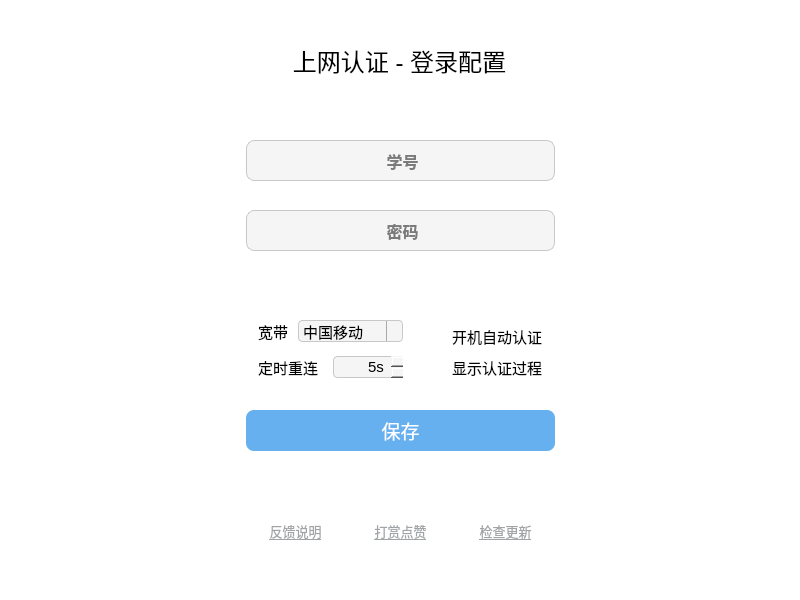
<?xml version="1.0" encoding="UTF-8"?>
<ui version="4.0">
 <class>Form</class>
 <widget class="QWidget" name="Form">
  <property name="windowModality">
   <enum>Qt::NonModal</enum>
  </property>
  <property name="geometry">
   <rect>
    <x>0</x>
    <y>0</y>
    <width>800</width>
    <height>600</height>
   </rect>
  </property>
  <property name="minimumSize">
   <size>
    <width>800</width>
    <height>600</height>
   </size>
  </property>
  <property name="maximumSize">
   <size>
    <width>800</width>
    <height>600</height>
   </size>
  </property>
  <property name="cursor">
   <cursorShape>ArrowCursor</cursorShape>
  </property>
  <property name="windowTitle">
   <string>南工大自动认证</string>
  </property>
  <property name="windowIcon">
   <iconset resource="resource.qrc">
    <normaloff>:/应用图标/icons/NJtech02.ico</normaloff>:/应用图标/icons/NJtech02.ico</iconset>
  </property>
  <property name="layoutDirection">
   <enum>Qt::LeftToRight</enum>
  </property>
  <property name="autoFillBackground">
   <bool>false</bool>
  </property>
  <property name="styleSheet">
   <string notr="true">QWidget{
  border-radius:8px;
  background: #FFFFFF;
}
QLineEdit{
  border:1px solid rgb(200, 200, 200);
  background-color: rgb(245, 245, 245);
}
QCheckBox{
  background: transparent;
}


QToolButton{
  background: transparent;
  color: rgba(161, 164, 166, 255);
}
QToolButton:hover{
  background: transparent;
  color:#5846B0;
}</string>
  </property>
  <widget class="QLabel" name="topic">
   <property name="geometry">
    <rect>
     <x>0</x>
     <y>30</y>
     <width>799</width>
     <height>61</height>
    </rect>
   </property>
   <property name="font">
    <font>
     <family>Microsoft YaHei UI</family>
     <pointsize>18</pointsize>
     <weight>50</weight>
     <bold>false</bold>
    </font>
   </property>
   <property name="layoutDirection">
    <enum>Qt::LeftToRight</enum>
   </property>
   <property name="autoFillBackground">
    <bool>false</bool>
   </property>
   <property name="styleSheet">
    <string notr="true">background: transparent;
</string>
   </property>
   <property name="text">
    <string>上网认证 - 登录配置</string>
   </property>
   <property name="alignment">
    <set>Qt::AlignCenter</set>
   </property>
  </widget>
  <widget class="QWidget" name="layoutWidget">
   <property name="geometry">
    <rect>
     <x>0</x>
     <y>140</y>
     <width>801</width>
     <height>41</height>
    </rect>
   </property>
   <layout class="QHBoxLayout" name="horizontalLayout_3" stretch="20,25,20">
    <property name="spacing">
     <number>0</number>
    </property>
    <item>
     <spacer name="horizontalSpacer">
      <property name="orientation">
       <enum>Qt::Horizontal</enum>
      </property>
      <property name="sizeHint" stdset="0">
       <size>
        <width>40</width>
        <height>20</height>
       </size>
      </property>
     </spacer>
    </item>
    <item>
     <widget class="QLineEdit" name="ed_usr">
      <property name="sizePolicy">
       <sizepolicy hsizetype="Preferred" vsizetype="Preferred">
        <horstretch>0</horstretch>
        <verstretch>0</verstretch>
       </sizepolicy>
      </property>
      <property name="font">
       <font>
        <family>微软雅黑</family>
        <pointsize>12</pointsize>
        <weight>75</weight>
        <bold>true</bold>
       </font>
      </property>
      <property name="layoutDirection">
       <enum>Qt::LeftToRight</enum>
      </property>
      <property name="styleSheet">
       <string notr="true"/>
      </property>
      <property name="text">
       <string/>
      </property>
      <property name="maxLength">
       <number>12</number>
      </property>
      <property name="alignment">
       <set>Qt::AlignCenter</set>
      </property>
      <property name="placeholderText">
       <string> 学号</string>
      </property>
     </widget>
    </item>
    <item>
     <spacer name="horizontalSpacer_2">
      <property name="orientation">
       <enum>Qt::Horizontal</enum>
      </property>
      <property name="sizeHint" stdset="0">
       <size>
        <width>40</width>
        <height>20</height>
       </size>
      </property>
     </spacer>
    </item>
   </layout>
  </widget>
  <widget class="QWidget" name="layoutWidget">
   <property name="geometry">
    <rect>
     <x>0</x>
     <y>210</y>
     <width>801</width>
     <height>41</height>
    </rect>
   </property>
   <layout class="QHBoxLayout" name="horizontalLayout_4" stretch="20,25,20">
    <property name="spacing">
     <number>0</number>
    </property>
    <item>
     <spacer name="horizontalSpacer_3">
      <property name="orientation">
       <enum>Qt::Horizontal</enum>
      </property>
      <property name="sizeHint" stdset="0">
       <size>
        <width>40</width>
        <height>20</height>
       </size>
      </property>
     </spacer>
    </item>
    <item>
     <widget class="QLineEdit" name="ed_pwd">
      <property name="sizePolicy">
       <sizepolicy hsizetype="Preferred" vsizetype="Preferred">
        <horstretch>0</horstretch>
        <verstretch>0</verstretch>
       </sizepolicy>
      </property>
      <property name="maximumSize">
       <size>
        <width>16777215</width>
        <height>16777215</height>
       </size>
      </property>
      <property name="font">
       <font>
        <family>微软雅黑</family>
        <pointsize>12</pointsize>
        <weight>75</weight>
        <bold>true</bold>
       </font>
      </property>
      <property name="styleSheet">
       <string notr="true"/>
      </property>
      <property name="text">
       <string/>
      </property>
      <property name="echoMode">
       <enum>QLineEdit::Password</enum>
      </property>
      <property name="alignment">
       <set>Qt::AlignCenter</set>
      </property>
      <property name="placeholderText">
       <string> 密码</string>
      </property>
     </widget>
    </item>
    <item>
     <spacer name="horizontalSpacer_4">
      <property name="orientation">
       <enum>Qt::Horizontal</enum>
      </property>
      <property name="sizeHint" stdset="0">
       <size>
        <width>40</width>
        <height>20</height>
       </size>
      </property>
     </spacer>
    </item>
   </layout>
  </widget>
  <widget class="QWidget" name="layoutWidget">
   <property name="geometry">
    <rect>
     <x>0</x>
     <y>320</y>
     <width>801</width>
     <height>63</height>
    </rect>
   </property>
   <layout class="QHBoxLayout" name="horizontalLayout_7" stretch="20,22,20">
    <property name="spacing">
     <number>0</number>
    </property>
    <item>
     <spacer name="horizontalSpacer_8">
      <property name="orientation">
       <enum>Qt::Horizontal</enum>
      </property>
      <property name="sizeHint" stdset="0">
       <size>
        <width>40</width>
        <height>20</height>
       </size>
      </property>
     </spacer>
    </item>
    <item>
     <layout class="QHBoxLayout" name="horizontalLayout_6" stretch="10,2,6">
      <property name="spacing">
       <number>0</number>
      </property>
      <item>
       <layout class="QVBoxLayout" name="verticalLayout">
        <property name="spacing">
         <number>0</number>
        </property>
        <item>
         <layout class="QFormLayout" name="formLayout_3">
          <property name="horizontalSpacing">
           <number>0</number>
          </property>
          <property name="verticalSpacing">
           <number>0</number>
          </property>
          <item row="0" column="0">
           <widget class="QLabel" name="label_2">
            <property name="sizePolicy">
             <sizepolicy hsizetype="Preferred" vsizetype="Preferred">
              <horstretch>0</horstretch>
              <verstretch>0</verstretch>
             </sizepolicy>
            </property>
            <property name="minimumSize">
             <size>
              <width>40</width>
              <height>0</height>
             </size>
            </property>
            <property name="maximumSize">
             <size>
              <width>40</width>
              <height>16777215</height>
             </size>
            </property>
            <property name="font">
             <font>
              <family>Microsoft YaHei UI</family>
              <pointsize>11</pointsize>
             </font>
            </property>
            <property name="toolTip">
             <string>&lt;html&gt;&lt;head/&gt;&lt;body&gt;&lt;p&gt;&lt;span style=&quot; font-size:10pt;&quot;&gt;选择校园卡对应的宽带运营商&lt;/span&gt;&lt;/p&gt;&lt;/body&gt;&lt;/html&gt;</string>
            </property>
            <property name="text">
             <string>宽带</string>
            </property>
           </widget>
          </item>
          <item row="0" column="1">
           <widget class="QComboBox" name="cbbx_channel">
            <property name="sizePolicy">
             <sizepolicy hsizetype="Preferred" vsizetype="Preferred">
              <horstretch>0</horstretch>
              <verstretch>0</verstretch>
             </sizepolicy>
            </property>
            <property name="minimumSize">
             <size>
              <width>75</width>
              <height>0</height>
             </size>
            </property>
            <property name="maximumSize">
             <size>
              <width>16777215</width>
              <height>22</height>
             </size>
            </property>
            <property name="font">
             <font>
              <family>Microsoft YaHei UI</family>
              <pointsize>11</pointsize>
              <kerning>false</kerning>
             </font>
            </property>
            <property name="focusPolicy">
             <enum>Qt::WheelFocus</enum>
            </property>
            <property name="toolTip">
             <string>&lt;html&gt;&lt;head/&gt;&lt;body&gt;&lt;p&gt;&lt;span style=&quot; font-size:10pt;&quot;&gt;选择校园卡对应的宽带运营商&lt;/span&gt;&lt;/p&gt;&lt;/body&gt;&lt;/html&gt;</string>
            </property>
            <property name="layoutDirection">
             <enum>Qt::LeftToRight</enum>
            </property>
            <property name="autoFillBackground">
             <bool>false</bool>
            </property>
            <property name="styleSheet">
             <string notr="true">QComboBox{
background: #F5F5F5;
border:1px solid rgb(200, 200, 200);
border-radius:4px;
}
QComboBox::down-arrow {
image: url(:/组件元素/components/arrow_down.png);
width: 10px;
}
QComboBox::drop-down {
     subcontrol-origin: padding;
     subcontrol- position: top right;
     width: 15px;
     border-left: 1px solid darkgray;
     border-top-right-radius: 4px; 
     border-bottom-right-radius: 4px;
}

QComboBox QAbstractItemView{
	background: #F9F9F9;
    border: 1px solid rgb(200, 200, 200);
    outline: 0px;  
}
</string>
            </property>
            <property name="insertPolicy">
             <enum>QComboBox::InsertAtCurrent</enum>
            </property>
            <property name="sizeAdjustPolicy">
             <enum>QComboBox::AdjustToContents</enum>
            </property>
            <property name="duplicatesEnabled">
             <bool>false</bool>
            </property>
            <item>
             <property name="text">
              <string>中国移动</string>
             </property>
            </item>
            <item>
             <property name="text">
              <string>中国电信</string>
             </property>
            </item>
           </widget>
          </item>
         </layout>
        </item>
        <item>
         <layout class="QFormLayout" name="formLayout_4">
          <property name="formAlignment">
           <set>Qt::AlignLeading|Qt::AlignLeft|Qt::AlignVCenter</set>
          </property>
          <property name="horizontalSpacing">
           <number>0</number>
          </property>
          <property name="verticalSpacing">
           <number>0</number>
          </property>
          <item row="0" column="0">
           <widget class="QLabel" name="label">
            <property name="minimumSize">
             <size>
              <width>75</width>
              <height>0</height>
             </size>
            </property>
            <property name="font">
             <font>
              <family>Microsoft YaHei UI</family>
              <pointsize>11</pointsize>
             </font>
            </property>
            <property name="toolTip">
             <string>&lt;html&gt;&lt;head/&gt;&lt;body&gt;&lt;p&gt;&lt;span style=&quot; font-size:10pt;&quot;&gt;定时自启进程，确保网络畅通，后台占用极小 (间隔时间：秒)。设置为 -1 时，关闭断网重连，不保留后台进程&lt;/span&gt;&lt;/p&gt;&lt;/body&gt;&lt;/html&gt;</string>
            </property>
            <property name="text">
             <string>定时重连</string>
            </property>
           </widget>
          </item>
          <item row="0" column="1">
           <widget class="QSpinBox" name="spbox_cnct_time">
            <property name="sizePolicy">
             <sizepolicy hsizetype="Preferred" vsizetype="Preferred">
              <horstretch>0</horstretch>
              <verstretch>0</verstretch>
             </sizepolicy>
            </property>
            <property name="maximumSize">
             <size>
              <width>16777215</width>
              <height>22</height>
             </size>
            </property>
            <property name="font">
             <font>
              <family>Microsoft YaHei UI</family>
              <pointsize>11</pointsize>
              <weight>50</weight>
              <bold>false</bold>
              <kerning>false</kerning>
             </font>
            </property>
            <property name="toolTip">
             <string>&lt;html&gt;&lt;head/&gt;&lt;body&gt;&lt;p&gt;&lt;span style=&quot; font-size:10pt;&quot;&gt;定时自启进程，确保网络畅通，后台占用极小 (间隔时间：秒)。设置为 -1 时，关闭断网重连，不保留后台进程&lt;/span&gt;&lt;/p&gt;&lt;/body&gt;&lt;/html&gt;</string>
            </property>
            <property name="layoutDirection">
             <enum>Qt::LeftToRight</enum>
            </property>
            <property name="styleSheet">
             <string notr="true">QSpinBox {
background-color: #F5F5F5;
border:1px solid rgb(200, 200, 200);
border-radius:4px;
}

QSpinBox::up-button {
border-image:url(:/组件元素/components/arrow_up.png);
margin-right:3px;
margin-top:1px;
width: 10px;
height: 10px;
}
QSpinBox::down-button {
border-image:url(:/组件元素/components/arrow_down.png);
margin-right:3px;
margin-top:1px;
width: 10px;
height: 10px;
}

QSpinBox::up-button:pressed {
margin-top:2px;
}
QSpinBox::down-button:pressed {
margin-bottom:2px;
}
</string>
            </property>
            <property name="wrapping">
             <bool>false</bool>
            </property>
            <property name="frame">
             <bool>false</bool>
            </property>
            <property name="alignment">
             <set>Qt::AlignRight|Qt::AlignTrailing|Qt::AlignVCenter</set>
            </property>
            <property name="buttonSymbols">
             <enum>QAbstractSpinBox::UpDownArrows</enum>
            </property>
            <property name="specialValueText">
             <string/>
            </property>
            <property name="accelerated">
             <bool>false</bool>
            </property>
            <property name="correctionMode">
             <enum>QAbstractSpinBox::CorrectToPreviousValue</enum>
            </property>
            <property name="suffix">
             <string>s</string>
            </property>
            <property name="prefix">
             <string/>
            </property>
            <property name="minimum">
             <number>-1</number>
            </property>
            <property name="maximum">
             <number>6000</number>
            </property>
            <property name="singleStep">
             <number>60</number>
            </property>
            <property name="value">
             <number>5</number>
            </property>
            <property name="displayIntegerBase">
             <number>10</number>
            </property>
           </widget>
          </item>
         </layout>
        </item>
       </layout>
      </item>
      <item>
       <spacer name="horizontalSpacer_7">
        <property name="orientation">
         <enum>Qt::Horizontal</enum>
        </property>
        <property name="sizeHint" stdset="0">
         <size>
          <width>40</width>
          <height>20</height>
         </size>
        </property>
       </spacer>
      </item>
      <item>
       <layout class="QVBoxLayout" name="verticalLayout_2">
        <property name="spacing">
         <number>0</number>
        </property>
        <item>
         <widget class="QCheckBox" name="ckbx_pwrboot">
          <property name="sizePolicy">
           <sizepolicy hsizetype="Preferred" vsizetype="Preferred">
            <horstretch>0</horstretch>
            <verstretch>0</verstretch>
           </sizepolicy>
          </property>
          <property name="maximumSize">
           <size>
            <width>16777215</width>
            <height>16777215</height>
           </size>
          </property>
          <property name="font">
           <font>
            <family>Microsoft YaHei UI</family>
            <pointsize>11</pointsize>
            <kerning>false</kerning>
           </font>
          </property>
          <property name="toolTip">
           <string>&lt;html&gt;&lt;head/&gt;&lt;body&gt;&lt;p&gt;&lt;span style=&quot; font-size:10pt;&quot;&gt;开机自动认证，在校使用期间务必勾选&lt;/span&gt;&lt;/p&gt;&lt;/body&gt;&lt;/html&gt;</string>
          </property>
          <property name="statusTip">
           <string>0</string>
          </property>
          <property name="layoutDirection">
           <enum>Qt::LeftToRight</enum>
          </property>
          <property name="styleSheet">
           <string notr="true"/>
          </property>
          <property name="text">
           <string>开机自动认证</string>
          </property>
          <property name="iconSize">
           <size>
            <width>32</width>
            <height>32</height>
           </size>
          </property>
          <property name="checked">
           <bool>false</bool>
          </property>
          <property name="autoRepeat">
           <bool>false</bool>
          </property>
          <property name="autoExclusive">
           <bool>false</bool>
          </property>
          <property name="autoRepeatInterval">
           <number>100</number>
          </property>
          <property name="tristate">
           <bool>false</bool>
          </property>
         </widget>
        </item>
        <item>
         <widget class="QCheckBox" name="ckbx_showlogin">
          <property name="sizePolicy">
           <sizepolicy hsizetype="Preferred" vsizetype="Preferred">
            <horstretch>0</horstretch>
            <verstretch>0</verstretch>
           </sizepolicy>
          </property>
          <property name="maximumSize">
           <size>
            <width>16777215</width>
            <height>16777215</height>
           </size>
          </property>
          <property name="font">
           <font>
            <family>Microsoft YaHei UI</family>
            <pointsize>11</pointsize>
            <kerning>false</kerning>
           </font>
          </property>
          <property name="toolTip">
           <string>&lt;html&gt;&lt;head/&gt;&lt;body&gt;&lt;p&gt;&lt;span style=&quot; font-size:10pt;&quot;&gt;自动认证时，调用cmd黑窗，展示认证过程信息&lt;/span&gt;&lt;/p&gt;&lt;/body&gt;&lt;/html&gt;</string>
          </property>
          <property name="statusTip">
           <string>0</string>
          </property>
          <property name="layoutDirection">
           <enum>Qt::LeftToRight</enum>
          </property>
          <property name="styleSheet">
           <string notr="true"/>
          </property>
          <property name="text">
           <string>显示认证过程</string>
          </property>
          <property name="iconSize">
           <size>
            <width>32</width>
            <height>32</height>
           </size>
          </property>
          <property name="checked">
           <bool>false</bool>
          </property>
          <property name="autoRepeat">
           <bool>false</bool>
          </property>
          <property name="autoExclusive">
           <bool>false</bool>
          </property>
          <property name="tristate">
           <bool>false</bool>
          </property>
         </widget>
        </item>
       </layout>
      </item>
     </layout>
    </item>
    <item>
     <spacer name="horizontalSpacer_10">
      <property name="orientation">
       <enum>Qt::Horizontal</enum>
      </property>
      <property name="sizeHint" stdset="0">
       <size>
        <width>40</width>
        <height>20</height>
       </size>
      </property>
     </spacer>
    </item>
   </layout>
  </widget>
  <widget class="QWidget" name="layoutWidget">
   <property name="geometry">
    <rect>
     <x>0</x>
     <y>410</y>
     <width>801</width>
     <height>41</height>
    </rect>
   </property>
   <layout class="QHBoxLayout" name="horizontalLayout_5" stretch="20,25,20">
    <property name="spacing">
     <number>0</number>
    </property>
    <item>
     <spacer name="horizontalSpacer_5">
      <property name="orientation">
       <enum>Qt::Horizontal</enum>
      </property>
      <property name="sizeHint" stdset="0">
       <size>
        <width>40</width>
        <height>20</height>
       </size>
      </property>
     </spacer>
    </item>
    <item>
     <widget class="QPushButton" name="btn_login">
      <property name="sizePolicy">
       <sizepolicy hsizetype="Preferred" vsizetype="Preferred">
        <horstretch>0</horstretch>
        <verstretch>0</verstretch>
       </sizepolicy>
      </property>
      <property name="maximumSize">
       <size>
        <width>16777215</width>
        <height>16777215</height>
       </size>
      </property>
      <property name="font">
       <font>
        <family>微软雅黑</family>
        <pointsize>14</pointsize>
        <weight>50</weight>
        <bold>false</bold>
       </font>
      </property>
      <property name="styleSheet">
       <string notr="true">QPushButton{
  background-color: qlineargradient(spread:repeat, x1:1, y1:1, x2:0.871, y2:0.25, stop:0.144279 rgba(102, 176, 240, 255));
  color: rgb(255, 255, 255);
}

QPushButton:hover
{
  	color: rgb(255, 255, 255);
    background-color:rgb(48, 152, 241);
}

QPushButton:pressed
{
  	color: rgb(255, 255, 255);
    background-color:rgb(36, 146, 241);
    padding-left:3px;
    padding-top:3px;
}</string>
      </property>
      <property name="text">
       <string>保存</string>
      </property>
      <property name="checkable">
       <bool>true</bool>
      </property>
     </widget>
    </item>
    <item>
     <spacer name="horizontalSpacer_6">
      <property name="orientation">
       <enum>Qt::Horizontal</enum>
      </property>
      <property name="sizeHint" stdset="0">
       <size>
        <width>40</width>
        <height>20</height>
       </size>
      </property>
     </spacer>
    </item>
   </layout>
  </widget>
  <widget class="QWidget" name="layoutWidget">
   <property name="geometry">
    <rect>
     <x>0</x>
     <y>510</y>
     <width>801</width>
     <height>41</height>
    </rect>
   </property>
   <layout class="QHBoxLayout" name="horizontalLayout_8" stretch="20,25,20">
    <item>
     <spacer name="horizontalSpacer_11">
      <property name="orientation">
       <enum>Qt::Horizontal</enum>
      </property>
      <property name="sizeHint" stdset="0">
       <size>
        <width>40</width>
        <height>20</height>
       </size>
      </property>
     </spacer>
    </item>
    <item>
     <layout class="QHBoxLayout" name="horizontalLayout_2">
      <item>
       <widget class="QToolButton" name="btn_feedback">
        <property name="sizePolicy">
         <sizepolicy hsizetype="Preferred" vsizetype="Preferred">
          <horstretch>0</horstretch>
          <verstretch>0</verstretch>
         </sizepolicy>
        </property>
        <property name="maximumSize">
         <size>
          <width>16777215</width>
          <height>16777215</height>
         </size>
        </property>
        <property name="font">
         <font>
          <family>Segoe UI</family>
          <pointsize>10</pointsize>
          <underline>true</underline>
         </font>
        </property>
        <property name="toolTip">
         <string>&lt;html&gt;&lt;head/&gt;&lt;body&gt;&lt;p&gt;&lt;span style=&quot; font-size:9pt;&quot;&gt;联系与反馈，使用与说明，新增与功能&lt;/span&gt;&lt;/p&gt;&lt;/body&gt;&lt;/html&gt;</string>
        </property>
        <property name="whatsThis">
         <string>&lt;html&gt;&lt;head/&gt;&lt;body&gt;&lt;p&gt;联系反馈，使用说明，新增功能&lt;/p&gt;&lt;/body&gt;&lt;/html&gt;</string>
        </property>
        <property name="styleSheet">
         <string notr="true"/>
        </property>
        <property name="text">
         <string>反馈说明</string>
        </property>
       </widget>
      </item>
      <item>
       <widget class="QToolButton" name="btn_givereward">
        <property name="sizePolicy">
         <sizepolicy hsizetype="Preferred" vsizetype="Preferred">
          <horstretch>0</horstretch>
          <verstretch>0</verstretch>
         </sizepolicy>
        </property>
        <property name="maximumSize">
         <size>
          <width>16777215</width>
          <height>16777215</height>
         </size>
        </property>
        <property name="font">
         <font>
          <family>Segoe UI</family>
          <pointsize>10</pointsize>
          <underline>true</underline>
         </font>
        </property>
        <property name="toolTip">
         <string>&lt;html&gt;&lt;head/&gt;&lt;body&gt;&lt;p&gt;&lt;span style=&quot; font-size:9pt;&quot;&gt;客官，觉得好用打个赏吧，CSDN关注点赞也可以哟，谢谢嘞&lt;/span&gt;&lt;/p&gt;&lt;/body&gt;&lt;/html&gt;</string>
        </property>
        <property name="styleSheet">
         <string notr="true"/>
        </property>
        <property name="text">
         <string>打赏点赞</string>
        </property>
       </widget>
      </item>
      <item>
       <widget class="QToolButton" name="btn_upgrade">
        <property name="sizePolicy">
         <sizepolicy hsizetype="Preferred" vsizetype="Preferred">
          <horstretch>0</horstretch>
          <verstretch>0</verstretch>
         </sizepolicy>
        </property>
        <property name="maximumSize">
         <size>
          <width>16777215</width>
          <height>16777215</height>
         </size>
        </property>
        <property name="font">
         <font>
          <family>Segoe UI</family>
          <pointsize>10</pointsize>
          <underline>true</underline>
         </font>
        </property>
        <property name="toolTip">
         <string>&lt;html&gt;&lt;head/&gt;&lt;body&gt;&lt;p&gt;&lt;span style=&quot; font-size:9pt;&quot;&gt;请到我的博客下获取最新版，为了软件的安全可靠&lt;/span&gt;&lt;/p&gt;&lt;/body&gt;&lt;/html&gt;</string>
        </property>
        <property name="styleSheet">
         <string notr="true"/>
        </property>
        <property name="text">
         <string>检查更新</string>
        </property>
       </widget>
      </item>
     </layout>
    </item>
    <item>
     <spacer name="horizontalSpacer_12">
      <property name="orientation">
       <enum>Qt::Horizontal</enum>
      </property>
      <property name="sizeHint" stdset="0">
       <size>
        <width>40</width>
        <height>20</height>
       </size>
      </property>
     </spacer>
    </item>
   </layout>
  </widget>
 </widget>
 <tabstops>
  <tabstop>btn_feedback</tabstop>
  <tabstop>btn_givereward</tabstop>
  <tabstop>btn_upgrade</tabstop>
 </tabstops>
 <resources>
  <include location="resource.qrc"/>
 </resources>
 <connections>
  <connection>
   <sender>btn_login</sender>
   <signal>clicked(bool)</signal>
   <receiver>Form</receiver>
   <slot>close()</slot>
   <hints>
    <hint type="sourcelabel">
     <x>376</x>
     <y>379</y>
    </hint>
    <hint type="destinationlabel">
     <x>545</x>
     <y>368</y>
    </hint>
   </hints>
  </connection>
 </connections>
</ui>
